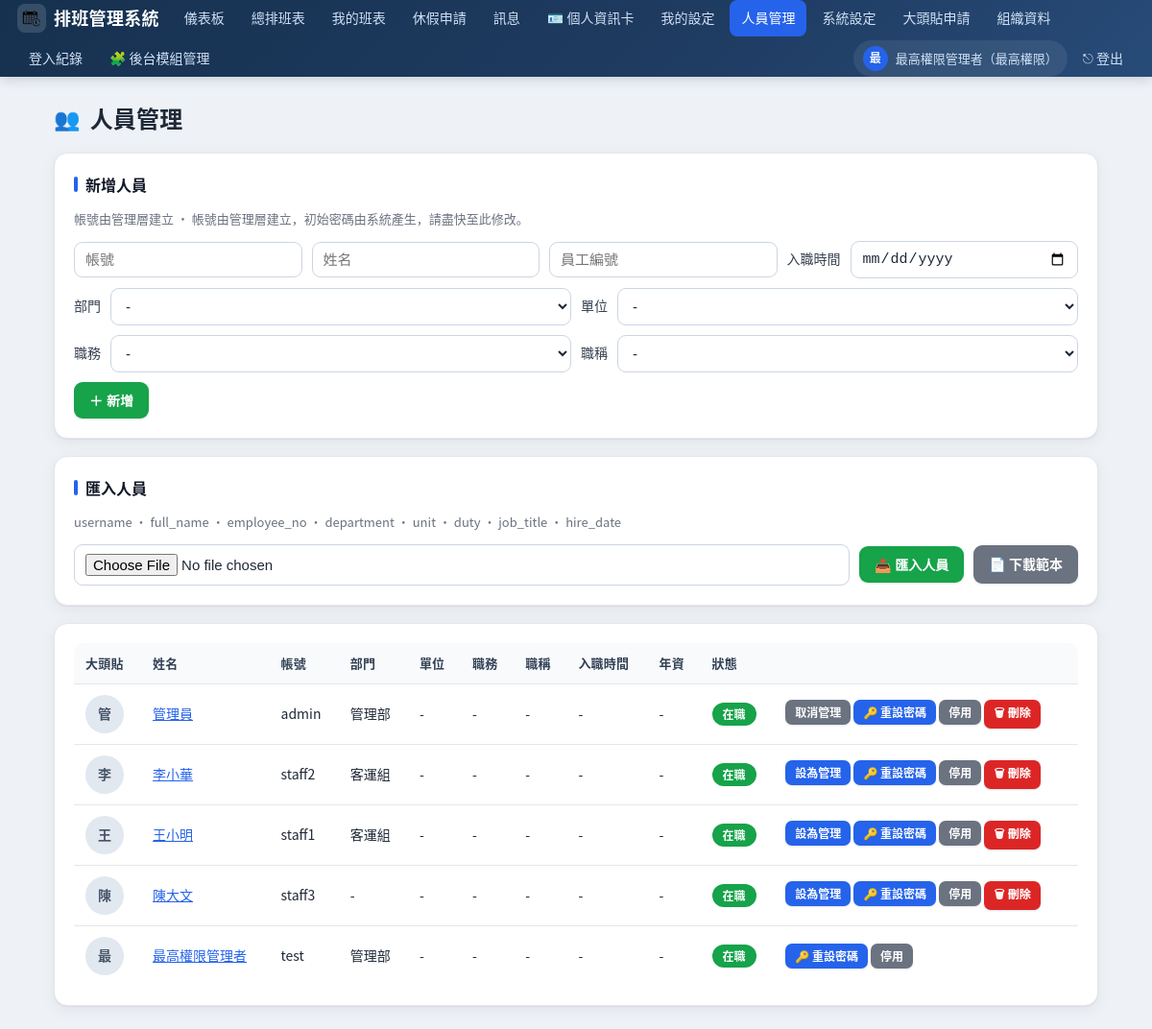
The app's page /users (signed in) with its own data.
### tables this page shows
CREATE TABLE settings (
    key TEXT PRIMARY KEY,
    value TEXT
);

CREATE TABLE users (
    id INTEGER PRIMARY KEY AUTOINCREMENT,
    username TEXT UNIQUE NOT NULL,
    password_hash TEXT NOT NULL,
    full_name TEXT NOT NULL,
    role TEXT NOT NULL CHECK(role IN ('superadmin','admin','staff')),
    employee_no TEXT,
    department TEXT,
    active INTEGER DEFAULT 1,
    created_at TEXT DEFAULT (datetime('now'))
, unit TEXT, duty TEXT, job_title TEXT, hire_date TEXT, avatar TEXT, avatar_unlocked INTEGER DEFAULT 0, avatar_pending INTEGER DEFAULT 0);

### app.py (the view)
@app.route("/users")
@login_required(("admin", "superadmin"))
def users():
    db = get_db()
    rows = db.execute("SELECT * FROM users ORDER BY role, full_name").fetchall()
    db.close()
    return render_template("users.html", users=rows, org=org_options(),
                           seniority=_seniority_map(rows))

### app.py (called while the page is built, shortened)
def login_required(role=None):
    def deco(fn):
        @wraps(fn)
        def wrapper(*a, **kw):
            if "user_id" not in session:
                return redirect(url_for("login"))
            if role:
                allowed = role if isinstance(role, (list, tuple)) else [role]
                if session.get("role") not in allowed:
                    flash(t("need_admin", session.get("lang", "zh")), "warning")
                    return redirect(url_for("index"))
            return fn(*a, **kw)
        return wrapper
    return deco

@app.before_request
def _ensure_db():
    if not hasattr(app, "_db_ready"):
        init_db()
        app._db_ready = True

def _seniority_map(rows):
    out = {}
    today = date.today()
    for u in rows:
        hd = u["hire_date"] if "hire_date" in u.keys() else None
        if not hd:
            out[u["id"]] = "-"
            continue
    return out

def org_options():
    db = get_db()
    opts = {k: db.execute(
        "SELECT name FROM org_items WHERE kind=? ORDER BY name", (k,)).fetchall()
        for k in ORG_KINDS}
    db.close()
    return {k: [r["name"] for r in v] for k, v in opts.items()}

### i18n.py (called while the page is built)
def t(key, lang="zh"):
    entry = I18N.get(key)
    if not entry:
        return key
    return entry.get(lang) or entry.get("zh") or key

### models.py (called while the page is built)
def get_db():
    conn = sqlite3.connect(DB_PATH)
    conn.row_factory = sqlite3.Row
    conn.execute("PRAGMA foreign_keys = ON")
    return conn

def get_setting(key, default=None):
    conn = get_db()
    row = conn.execute("SELECT value FROM settings WHERE key=?", (key,)).fetchone()
    conn.close()
    return row["value"] if row else default

def get_module_names():
    result = {}
    for key, default in MODULE_LABELS.items():
        result[key] = get_setting("module_name:" + key, default)
    return result

### templates/users.html (shortened to what this page needs)
{% extends "base.html" %}
{% block content %}
<div class="page-head"><h1><span class="ico">👥</span>{{ T('users') }}</h1></div>
<div class="card">
  <h2>{{ T('add_user') }}</h2>
  <p class="muted">{{ T('no_self_signup') }} · {{ T('pw_hint') }}</p>
  <form method="post" action="{{ url_for('users_add') }}">
    <div class="form-row" style="margin-bottom:10px;">
      <input name="username" placeholder="{{ T('username') }}" required>
      <input name="full_name" placeholder="{{ T('full_name') }}" required>
      <input name="employee_no" placeholder="{{ T('employee_no') }}" size="8">
      <label>{{ T('hire_date') }}</label>
      <input type="date" name="hire_date">
    </div>
    <div class="form-row" style="margin-bottom:10px;">
      <label>{{ T('department') }}</label>
      <select name="department"><option value="">-</option>
      </select>
      <label>{{ T('unit') }}</label>
      <select name="unit"><option value="">-</option>
      </select>
    </div>
    <div class="form-row" style="margin-bottom:10px;">
      <label>{{ T('duty') }}</label>
      <select name="duty"><option value="">-</option>
      </select>
      <label>{{ T('job_title') }}</label>
      <select name="job_title"><option value="">-</option>
      </select>
    </div>
    <button class="btn btn-green" type="submit">＋ {{ T('add') }}</button>
  </form>
</div>
<div class="card">
  <h2>{{ T('import_users') }}</h2>
  <p class="muted">username · full_name · employee_no · department · unit · duty · job_title · hire_date</p>
  <form method="post" action="{{ url_for('users_import') }}" enctype="multipart/form-data" class="form-row">
    <input type="file" name="file" accept=".xlsx" required>
    <button class="btn btn-green" type="submit">📤 {{ T('import_users') }}</button>
    <a href="{{ url_for('users_template') }}" class="btn btn-gray">📄 {{ T('download_template') }}</a>
  </form>
</div>
<div class="card">
  <div class="table-wrap">
  <table>
    <thead><tr>
      <th>{{ T('avatar') }}</th>
      <th>{{ T('full_name') }}</th><th>{{ T('username') }}</th>
      <th>{{ T('department') }}</th><th>{{ T('unit') }}</th>
      <th>{{ T('duty') }}</th><th>{{ T('job_title') }}</th>
      <th>{{ T('hire_date') }}</th><th>{{ T('seniority') }}</th>
      <th>{{ T('status') }}</th><th></th>
    </tr></thead>
    <tbody>
    {% for u in users %}
    <tr>
      <td>
        {% if u.avatar %}
        <img src="{{ url_for('avatar_file', fname=u.avatar) }}" alt="" style="width:40px;height:40px;border-radius:50%;object-fit:cover;">
        {% else %}
        <span style="width:40px;height:40px;border-radius:50%;background:#e2e8f0;color:#475569;display:inline-flex;align-items:center;justify-content:center;font-weight:700;">{{ (u.full_name or '?')[0] }}</span>
        {% endif %}
      </td>
      <td><a href="{{ url_for('profile', uid=u.id) }}">{{ u.full_name }}</a></td>
      <td>{{ u.username }}</td>
      <td>{{ u.department or '-' }}</td>
      <td>{{ u.unit or '-' }}</td>
      <td>{{ u.duty or '-' }}</td>
      <td>{{ u.job_title or '-' }}</td>
      <td style="white-space:nowrap;">{{ u.hire_date or '-' }}</td>
      <td style="white-space:nowrap;">{{ seniority.get(u.id, '-') }}</td>
      <td>
        {% if u.active %}<span class="badge" style="background:#16a34a">{{ T('active') }}</span>
        {% else %}<span class="badge" style="background:#9ca3af">{{ T('inactive') }}</span>{% endif %}
      </td>
      <td style="white-space:nowrap;">
        {% if is_super and u.role != 'superadmin' %}
          {% if u.role == 'admin' %}
          <a href="{{ url_for('users_set_role', uid=u.id, newrole='staff') }}" class="btn btn-gray btn-sm">{{ T('unset_admin') }}</a>
          {% else %}
          <a href="{{ url_for('users_set_role', uid=u.id, newrole='admin') }}" class="btn btn-blue btn-sm">{{ T('set_admin') }}</a>
          {% endif %}
        {% endif %}
        <a href="{{ url_for('users_reset_pw', uid=u.id) }}" class="btn btn-blue btn-sm">🔑 {{ T('reset_pw') }}</a>
        <a href="{{ url_for('users_toggle', uid=u.id) }}" class="btn btn-gray btn-sm">{{ T('disable') if u.active else T('enable') }}</a>
        {% if is_super and u.role != 'superadmin' %}
        <form method="post" action="{{ url_for('users_delete', uid=u.id) }}" style="display:inline" onsubmit="return confirm('{{ T('confirm_delete_user') }}');">
          <button class="btn btn-red btn-sm" type="submit" {% if u.active %}disabled title="{{ T('delete_inactive_only') }}"{% endif %}>🗑 {{ T('delete_user') }}</button>
        </form>
        {% endif %}
      </td>
    </tr>
    {% endfor %}
    </tbody>
  </table>
  </div>
</div>
{% endblock %}

### templates/base.html (shortened to what this page needs)
<!doctype html>
<html lang="{{ lang }}">
<head>
</head>
<body>
  <nav>
    <span class="brand"><span class="logo"><img src="{{ url_for('static', filename='favicon.png') }}" alt="" style="width:22px;height:22px;object-fit:contain;"></span>{{ site_name }}</span>
    {% set ep = request.endpoint or '' %}
    <a class="navlink {{ 'active' if ep=='index' }}" href="{{ url_for('index') }}">{{ module_names['nav_dashboard'] }}</a>
    <a class="navlink {{ 'active' if ep=='schedule' }}" href="{{ url_for('schedule') }}">{{ module_names['nav_schedule'] }}</a>
    <a class="navlink {{ 'active' if ep=='my_schedule' }}" href="{{ url_for('my_schedule') }}">{{ module_names['nav_mine'] }}</a>
    <a class="navlink {{ 'active' if ep in ('leave','leave_apply','leave_review') }}" href="{{ url_for('leave') }}">{{ module_names['nav_leave'] }}</a>
    <a class="navlink {{ 'active' if ep in ('messages','messages_send','messages_read') }}" href="{{ url_for('messages') }}">{{ module_names['nav_messages'] }}{% if unread_count %}<span class="badge">{{ unread_count }}</span>{% endif %}</a>
    <a class="navlink {{ 'active' if ep in ('profile',) }}" href="{{ url_for('profile') }}">🪪 {{ module_names['nav_profile'] }}</a>
    <a class="navlink {{ 'active' if ep=='my_settings' }}" href="{{ url_for('my_settings') }}">{{ module_names['nav_my_settings'] }}</a>
    {% if is_admin %}
      <a class="navlink {{ 'active' if ep in ('users','users_add','users_toggle','users_reset_pw','users_set_role') }}" href="{{ url_for('users') }}">{{ module_names['nav_users'] }}</a>
      <a class="navlink {{ 'active' if ep=='settings' }}" href="{{ url_for('settings') }}">{{ module_names['nav_settings'] }}</a>
      <a class="navlink {{ 'active' if ep in ('avatar_requests','avatar_review') }}" href="{{ url_for('avatar_requests') }}">{{ T('avatar_requests') }}</a>
    {% endif %}
    {% if is_super %}
      <a class="navlink {{ 'active' if ep in ('org','org_add','org_delete') }}" href="{{ url_for('org') }}">{{ T('org_data') }}</a>
      <a class="navlink {{ 'active' if ep=='login_logs' }}" href="{{ url_for('login_logs') }}">{{ module_names['nav_logs'] }}</a>
      <a class="navlink {{ 'active' if ep in ('admin_modules',) }}" href="{{ url_for('admin_modules') }}">🧩 {{ T('nav_modules') }}</a>
    {% endif %}
    <a class="who" href="{{ url_for('profile') }}" title="{{ T('profile') }}">
      <span class="avatar">{{ (session.get('full_name') or '?')[0] }}</span>
      <span class="who-name">{{ session.get('full_name') }}（{{ T('role_super') if session.get('role')=='superadmin' else (T('role_admin') if session.get('role')=='admin' else T('role_staff')) }}）</span>
    </a>
    <a class="logout" href="{{ url_for('logout') }}">⎋ {{ T('nav_logout') }}</a>
  </nav>
  <div class="container">
    {% block content %}{% endblock %}
  </div>
</body>
</html>

### records on screen
settings: value "排班管理系統"
settings: nav_dashboard "儀表板"
settings: nav_schedule "總排班表"
settings: nav_mine "我的班表"
settings: nav_leave "休假申請"
settings: nav_messages "訊息"
settings: nav_profile "個人資訊卡"
settings: nav_my_settings "我的設定"
settings: nav_users "人員管理", value "人員管理"
settings: nav_settings "系統設定"
settings: nav_logs "登入紀錄"
users: get "最高權限管理者", full_name "最", full_name "最高權限管理者", username "test", department "管理部", unit "-", duty "-", job_title "-", hire_date "-", get "-", T "在職", T "重設密碼", active "停用"
users: full_name "管", full_name "管理員", username "admin", department "管理部", unit "-", duty "-", job_title "-", hire_date "-", get "-", T "在職", T "取消管理", T "重設密碼", active "停用", T "刪除"
users: full_name "李", full_name "李小華", username "staff2", department "客運組", unit "-", duty "-", job_title "-", hire_date "-", get "-", T "在職", T "設為管理", T "重設密碼", active "停用", T "刪除"
users: full_name "王", full_name "王小明", username "staff1", department "客運組", unit "-", duty "-", job_title "-", hire_date "-", get "-", T "在職", T "設為管理", T "重設密碼", active "停用", T "刪除"
users: full_name "陳", full_name "陳大文", username "staff3", department "-", unit "-", duty "-", job_title "-", hire_date "-", get "-", T "在職", T "設為管理", T "重設密碼", active "停用", T "刪除"

### other values on screen
{{ T('avatar_requests') }} "大頭貼申請"
{{ T('org_data') }} "組織資料"
{{ T('nav_modules') }} "後台模組管理"
{{ (session.get('full_name') or '?')[0] }} "最"
{{ T('nav_logout') }} "登出"
{{ T('add_user') }} "新增人員"
{{ T('no_self_signup') }} "帳號由管理層建立"
{{ T('pw_hint') }} "帳號由管理層建立，初始密碼由系統產生，請盡快至此修改。"
{{ T('hire_date') }} "入職時間"
{{ T('department') }} "部門"
{{ T('unit') }} "單位"
{{ T('duty') }} "職務"
{{ T('job_title') }} "職稱"
{{ T('add') }} "新增"
{{ T('import_users') }} "匯入人員"
